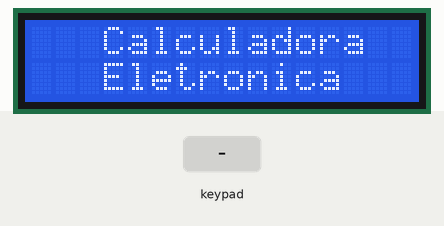
Recording of a sketch running on a simulated Arduino Uno, built with avr-gcc and run on an emulated ATmega328P. Parts: 16×2 character LCD. Inputs (shaded band) come from the test bench.

Above: at 0.1 s.
4.3 s: keypad keys 9 8 7 6 * pressed 0.4 s apart
At 6.9 s:
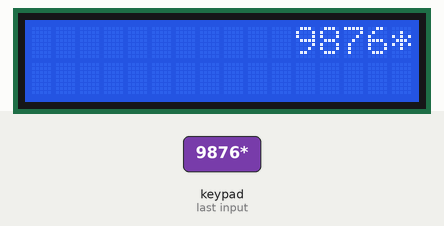
7.8 s: key '1' pressed
At 8.3 s:
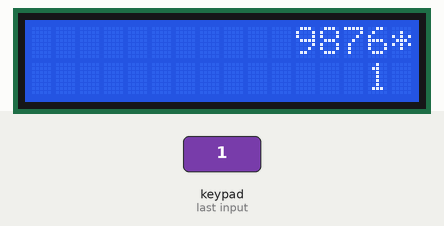
9.3 s: key '2' pressed
At 9.6 s:
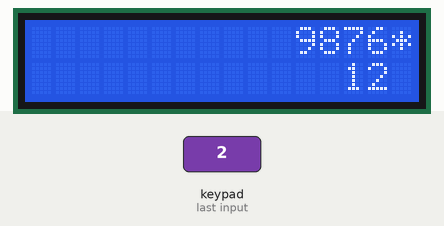
10.8 s: keypad keys 9 8 7 6 pressed 0.4 s apart
At 13.0 s:
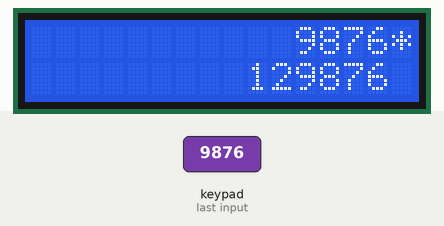
13.9 s: key 'C' pressed
At 14.2 s:
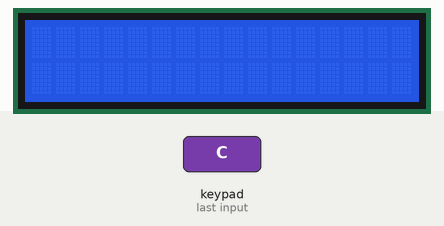
15.4 s: keypad keys 7 + 5 = pressed 0.4 s apart
At 16.4 s:
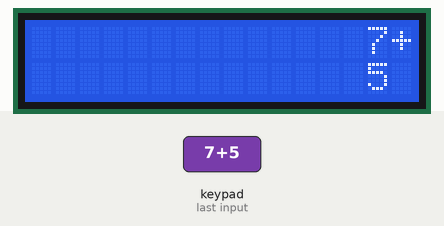
Timing chart, 0 to 18.4 s (numbered marks = the images above; inputs shaded):
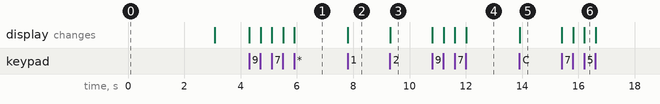

Measured:
- after the input at 4.3 s, the display: first changes at once (image 1 shows a later state)
- after the input at 7.8 s, the display: changes at once (image 2)
- after the input at 9.3 s, the display: changes at once (image 3)
- after the input at 10.8 s, the display: first changes at once (image 4 shows a later state)
- after the input at 13.9 s, the display: changes at once (image 5)
- after the input at 15.4 s, the display: first changes at once (image 6 shows a later state)

The sketch:

calculadora.1.2.ino
```cpp
//Código da calculadora
#include <Keypad.h>
#include <LiquidCrystal_I2C.h>

LiquidCrystal_I2C lcd(0x27, 16, 2);//configs

const byte ROWS = 4;
const byte COLS = 4;

char keys[ROWS][COLS] = {
  {'1', '2', '3', '+'},
  {'4', '5', '6', '-'},
  {'7', '8', '9', '*'},
  {'C', '0', '=', '/'}
};
byte rowPins[ROWS] = {9, 8, 7, 6};
byte colPins[COLS] = {5, 4, 3, 2};

Keypad myKeypad = Keypad(makeKeymap(keys), rowPins, colPins, ROWS, COLS);

boolean presentValue = false;
boolean next = false;
boolean final = false;
String num1, num2;
float answer;
char op;
int tamanho = 0;

void setup()
{
  lcd.init();
  lcd.backlight();
  lcd.setCursor(3,0);
  lcd.print("Calculadora");
  lcd.setCursor(3, 1);
  lcd.print("Eletronica");
  delay(3000);
  lcd.clear();
}

void loop()
{

  char key = myKeypad.getKey();

  if (key != NO_KEY && (key=='1'||key=='2'||key=='3'||key=='4'||key=='5'||key=='6'||key=='7'||key=='8'||key=='9'||key=='0'))
  {
    if (presentValue != true)
    {
      num1 = num1 + key;
      int numLength = num1.length();
      lcd.setCursor(15 - numLength, 0); //to adjust one whitespace for operator
      lcd.print(num1);
    }
    else
    {
      num2 = num2 + key;
      int numLength = num2.length();
      lcd.setCursor(15 - numLength, 1);
      lcd.print(num2);
      final = true;
    }
  }

  else if (presentValue == false && key != NO_KEY && (key == '/' || key == '*' || key == '-' || key == '+'))
  {
    if (presentValue == false)
    {
      presentValue = true;
      op = key;
      lcd.setCursor(15,0);
      lcd.print(op);
    }
  }

  else if (final == true && key != NO_KEY && key == '='){
    if (op == '+'){
      answer = num1.toInt() + num2.toInt();
    }
    else if (op == '-'){
      answer = num1.toInt() - num2.toInt();
    }
    else if (op == '*'){
      answer = num1.toInt() * num2.toInt();
    }
    else if (op == '/'){
      answer = num1.toFloat() / num2.toFloat();
      String texto = String(answer, 6);
      while(texto.endsWith("0")){
        texto.remove(texto.length()-1);
      }
      int pos = texto.indexOf('.');
      tamanho = texto.length() - pos - 1;
    }
      lcd.clear();
      lcd.setCursor(0,0);
      lcd.print(answer, tamanho);

  }
  else if (key != NO_KEY && key == 'C'){
    lcd.clear();
    presentValue = false;
    final = false;
    num1 = "";
    num2 = "";
    answer = 0;
    op = ' ';
    tamanho = 0;
  }}

      
```
